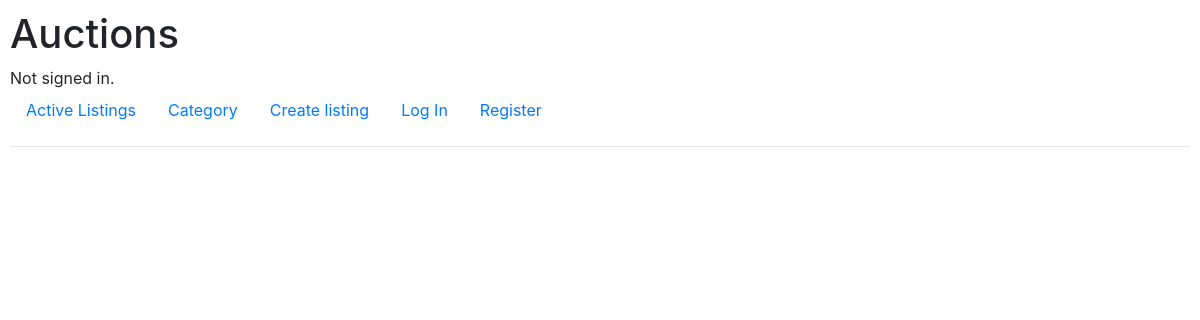
Page /category/selection on the earlier database version.
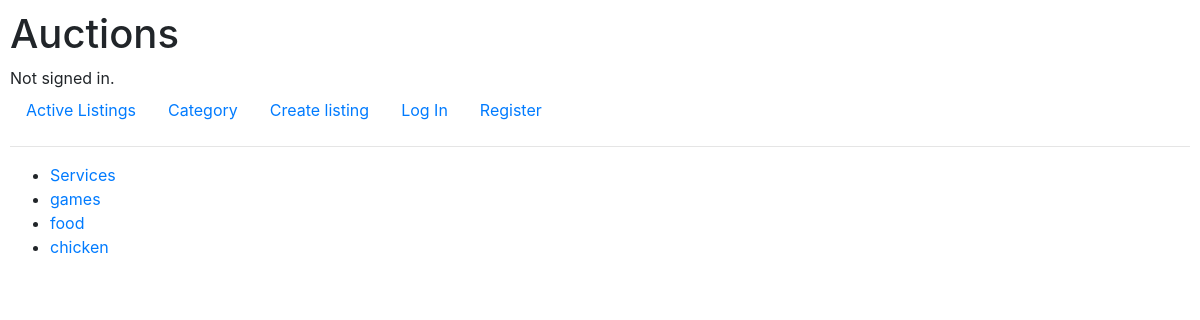
Same page on the later database version.
### auctions/models.py (models this page shows, shortened)
class Category(models.Model):
    name = models.CharField(max_length=64)

### auctions/views.py (the view)
# urls.py: path("category/<str:category>", views.category, name="category"),
def category(request, category):
    if category == "selection":
        selected_catagories = Category.objects.all()
        return render(request, 'auctions/category.html', {"categories":selected_catagories})
    else:
        category_object = Category.objects.get(name=category)
        selected_listings = ActiveListing.objects.filter(category=category_object)
        return render(request, 'auctions/index.html', {
            "classification":category.capitalize(),
            "listings":selected_listings})

### auctions/templates/auctions/category.html
{% extends 'auctions/layout.html' %}
{% block body %}
<ul>
  {% for category in categories %}
  <li>
    <a href="{% url 'category' category.name%}">{{category.name}}</a>
  </li>
  {% endfor %}
</ul>
{% endblock %}

### auctions/templates/auctions/layout.html (shortened to what this page needs)
{% load static %}
<!DOCTYPE html>
<html lang="en">
    <head>
        <link rel="stylesheet" href="https://stackpath.bootstrapcdn.com/bootstrap/4.4.1/css/bootstrap.min.css">
        <link href="{% static 'auctions/styles.css' %}" rel="stylesheet">
    </head>
    <body>
        <h1>Auctions</h1>
        <div>
            {% if user.is_authenticated %}
                Signed in as <strong>{{ user.username }}</strong>.
            {% else %}
                Not signed in.
            {% endif %}
        </div>
        <ul class="nav">
            <li class="nav-item">
                <a class="nav-link" href="{% url 'index' %}">Active Listings</a>
            </li>
            <li class="nav-item">
                <a class="nav-link" href="{% url 'category' 'selection' %}">Category</a>
            </li>
            <li class="nav-item">
                <a class="nav-link" href="{% url 'create_listing' %}">Create listing</a>
            </li>
            {% if user.is_authenticated %}
                <li class="nav-item">
                    <a class="nav-link" href="{% url 'watchlist' %}">Watchlist</a>
                </li>
                <li class="nav-item">
                    <a class="nav-link" href="{% url 'logout' %}">Log Out</a>
                </li>
            {% else %}
                <li class="nav-item">
                    <a class="nav-link" href="{% url 'login' %}">Log In</a>
                </li>
                <li class="nav-item">
                    <a class="nav-link" href="{% url 'register' %}">Register</a>
                </li>
            {% endif %}
        </ul>
        <hr>
        {% block body %}
        {% endblock %}
    </body>
</html>

### auctions/static/auctions/styles.css (style rules this page uses)
body { padding: 10px; }

Differences in the rows shown:
added Category: name "Services"
added Category: name "games"
added Category: name "food"
added Category: name "chicken"
